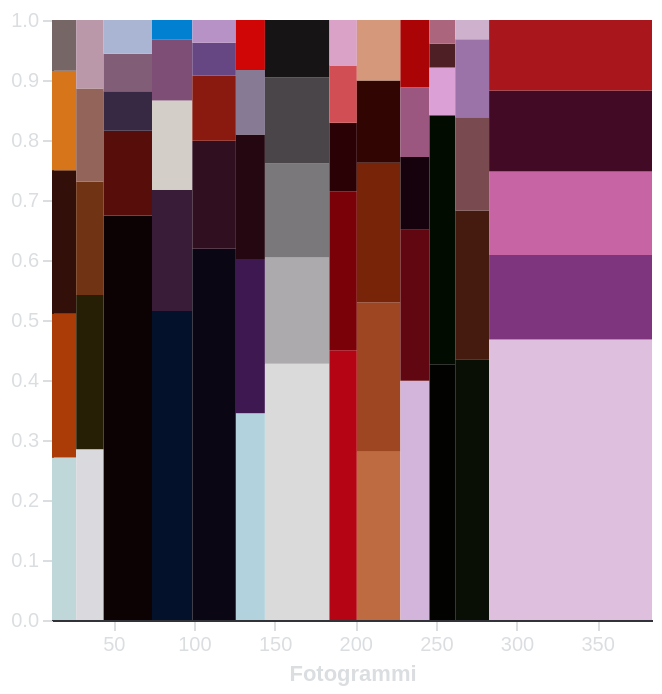

Describe this chart as a Vega-Lite specification.
### Vega-Lite specification from a JSON file in a GitHub repository (floating-point values rounded to 4 significant figures)
{"config": {"background": "transparent", "title": {"color": "#DBDEE1", "fontSize": 16}, "axis": {"domainColor": "#313338", "gridColor": "#666666", "tickColor": "#DBDEE1", "titleColor": "#DBDEE1", "labelColor": "#DBDEE1", "grid": false}, "legend": {"labelColor": "#DBDEE1", "titleColor": "#DBDEE1"}, "view": {"stroke": null}}, "data": {"name": "data-cd5f8716d1f9e86455d17294906ccb24"}, "mark": {"type": "rect", "opacity": 1, "tooltip": true}, "encoding": {"color": {"field": "hex_color", "scale": null, "type": "nominal"}, "tooltip": [{"field": "scene", "title": "Scena", "type": "quantitative"}, {"field": "hex_color", "title": "Codice colore esadecimale", "type": "nominal"}, {"field": "closest_cm_color_name", "title": "Nome del colore più vicino", "type": "nominal"}, {"field": "frequency", "title": "Frequenza", "type": "quantitative"}], "x": {"field": "start_frame", "scale": {"domainMax": 384.0, "domainMin": 12.0, "padding": 0}, "title": "Fotogrammi", "type": "quantitative"}, "x2": {"field": "end_frame"}, "y": {"field": "start_freq", "scale": {"padding": 0}, "title": null, "type": "quantitative"}, "y2": {"field": "end_freq"}}, "height": "container", "transform": [{"groupby": ["scene"], "stack": "frequency", "as": ["start_freq", "end_freq"]}], "width": "container", "$schema": "https://vega.github.io/schema/vega-lite/v5.17.0.json", "datasets": {"data-cd5f8716d1f9e86455d17294906ccb24": [{"scene": 1, "hex_color": "#bfd7d9", "closest_cm_color_name": "beau_blue", "frequency": 0.271, "start_frame": 12, "end_frame": 27}, {"scene": 1, "hex_color": "#ab3c07", "closest_cm_color_name": "windsor_tan", "frequency": 0.2396, "start_frame": 12, "end_frame": 27}, {"scene": 1, "hex_color": "#320f08", "closest_cm_color_name": "dark_chocolate", "frequency": 0.2389, "start_frame": 12, "end_frame": 27}, {"scene": 1, "hex_color": "#d7751a", "closest_cm_color_name": "ochre", "frequency": 0.166, "start_frame": 12, "end_frame": 27}, {"scene": 1, "hex_color": "#766666", "closest_cm_color_name": "dark_silver", "frequency": 0.08447, "start_frame": 12, "end_frame": 27}, {"scene": 2, "hex_color": "#dad9de", "closest_cm_color_name": "bone", "frequency": 0.2845, "start_frame": 27, "end_frame": 44}, {"scene": 2, "hex_color": "#261f05", "closest_cm_color_name": "brown_oil", "frequency": 0.2572, "start_frame": 27, "end_frame": 44}, {"scene": 2, "hex_color": "#703414", "closest_cm_color_name": "caramel", "frequency": 0.1888, "start_frame": 27, "end_frame": 44}, {"scene": 2, "hex_color": "#93645a", "closest_cm_color_name": "dirt", "frequency": 0.1554, "start_frame": 27, "end_frame": 44}, {"scene": 2, "hex_color": "#ba98aa", "closest_cm_color_name": "silver_chalice", "frequency": 0.1142, "start_frame": 27, "end_frame": 44}, {"scene": 3, "hex_color": "#0c0103", "closest_cm_color_name": "asphalt", "frequency": 0.6741, "start_frame": 44, "end_frame": 74}, {"scene": 3, "hex_color": "#570d0a", "closest_cm_color_name": "jam", "frequency": 0.1412, "start_frame": 44, "end_frame": 74}, {"scene": 3, "hex_color": "#372943", "closest_cm_color_name": "shadow", "frequency": 0.06587, "start_frame": 44, "end_frame": 74}, {"scene": 3, "hex_color": "#815d77", "closest_cm_color_name": "dove", "frequency": 0.0625, "start_frame": 44, "end_frame": 74}, {"scene": 3, "hex_color": "#aab5d4", "closest_cm_color_name": "silver", "frequency": 0.05635, "start_frame": 44, "end_frame": 74}, {"scene": 4, "hex_color": "#04112b", "closest_cm_color_name": "black_rock", "frequency": 0.5151, "start_frame": 74, "end_frame": 99}, {"scene": 4, "hex_color": "#391c38", "closest_cm_color_name": "dark_purple", "frequency": 0.2019, "start_frame": 74, "end_frame": 99}, {"scene": 4, "hex_color": "#d3cec7", "closest_cm_color_name": "pastel_gray", "frequency": 0.149, "start_frame": 74, "end_frame": 99}, {"scene": 4, "hex_color": "#7e4e77", "closest_cm_color_name": "mauve", "frequency": 0.102, "start_frame": 74, "end_frame": 99}, {"scene": 4, "hex_color": "#0180d2", "closest_cm_color_name": "cerulean", "frequency": 0.03207, "start_frame": 74, "end_frame": 99}, {"scene": 5, "hex_color": "#0a0613", "closest_cm_color_name": "black_magic", "frequency": 0.6186, "start_frame": 99, "end_frame": 126}, {"scene": 5, "hex_color": "#300f21", "closest_cm_color_name": "deep_wine", "frequency": 0.18, "start_frame": 99, "end_frame": 126}, {"scene": 5, "hex_color": "#8a1a0f", "closest_cm_color_name": "scarlet", "frequency": 0.1086, "start_frame": 99, "end_frame": 126}, {"scene": 5, "hex_color": "#674684", "closest_cm_color_name": "affair", "frequency": 0.05504, "start_frame": 99, "end_frame": 126}, {"scene": 5, "hex_color": "#b692c6", "closest_cm_color_name": "royal_periwinkle", "frequency": 0.03778, "start_frame": 99, "end_frame": 126}, {"scene": 6, "hex_color": "#b2d2dd", "closest_cm_color_name": "beau_blue", "frequency": 0.3447, "start_frame": 126, "end_frame": 144}, {"scene": 6, "hex_color": "#3d1851", "closest_cm_color_name": "indigo", "frequency": 0.2569, "start_frame": 126, "end_frame": 144}, {"scene": 6, "hex_color": "#250711", "closest_cm_color_name": "raisin", "frequency": 0.2077, "start_frame": 126, "end_frame": 144}, {"scene": 6, "hex_color": "#877a94", "closest_cm_color_name": "rocket_metallic", "frequency": 0.1073, "start_frame": 126, "end_frame": 144}, {"scene": 6, "hex_color": "#d00505", "closest_cm_color_name": "bu_scarlet", "frequency": 0.08342, "start_frame": 126, "end_frame": 144}, {"scene": 7, "hex_color": "#dbdadb", "closest_cm_color_name": "bone", "frequency": 0.4272, "start_frame": 144, "end_frame": 184}, {"scene": 7, "hex_color": "#adaaae", "closest_cm_color_name": "silver_chalice", "frequency": 0.1769, "start_frame": 144, "end_frame": 184}, {"scene": 7, "hex_color": "#7a787b", "closest_cm_color_name": "fossil", "frequency": 0.1565, "start_frame": 144, "end_frame": 184}, {"scene": 7, "hex_color": "#494549", "closest_cm_color_name": "gray_wolf", "frequency": 0.1433, "start_frame": 144, "end_frame": 184}, {"scene": 7, "hex_color": "#171416", "closest_cm_color_name": "dull_black", "frequency": 0.09601, "start_frame": 144, "end_frame": 184}, {"scene": 8, "hex_color": "#b50515", "closest_cm_color_name": "angels_red", "frequency": 0.4495, "start_frame": 184, "end_frame": 201}, {"scene": 8, "hex_color": "#7a0108", "closest_cm_color_name": "maroon", "frequency": 0.2652, "start_frame": 184, "end_frame": 201}, {"scene": 8, "hex_color": "#2a0206", "closest_cm_color_name": "raisin", "frequency": 0.1141, "start_frame": 184, "end_frame": 201}, {"scene": 8, "hex_color": "#d14f54", "closest_cm_color_name": "dark_terra_cotta", "frequency": 0.09552, "start_frame": 184, "end_frame": 201}, {"scene": 8, "hex_color": "#dba2c7", "closest_cm_color_name": "pink", "frequency": 0.07573, "start_frame": 184, "end_frame": 201}, {"scene": 9, "hex_color": "#be6b42", "closest_cm_color_name": "copper", "frequency": 0.2804, "start_frame": 201, "end_frame": 228}, {"scene": 9, "hex_color": "#9d4621", "closest_cm_color_name": "sienna", "frequency": 0.249, "start_frame": 201, "end_frame": 228}, {"scene": 9, "hex_color": "#782408", "closest_cm_color_name": "brick", "frequency": 0.2329, "start_frame": 201, "end_frame": 228}, {"scene": 9, "hex_color": "#310501", "closest_cm_color_name": "dark_chocolate", "frequency": 0.1371, "start_frame": 201, "end_frame": 228}, {"scene": 9, "hex_color": "#d5987b", "closest_cm_color_name": "antique_brass", "frequency": 0.1007, "start_frame": 201, "end_frame": 228}, {"scene": 10, "hex_color": "#d3b5db", "closest_cm_color_name": "thistle", "frequency": 0.3988, "start_frame": 228, "end_frame": 246}, {"scene": 10, "hex_color": "#610711", "closest_cm_color_name": "jam", "frequency": 0.2515, "start_frame": 228, "end_frame": 246}, {"scene": 10, "hex_color": "#16020d", "closest_cm_color_name": "vampire_black", "frequency": 0.1212, "start_frame": 228, "end_frame": 246}, {"scene": 10, "hex_color": "#9c5781", "closest_cm_color_name": "lipstick_stain", "frequency": 0.1162, "start_frame": 228, "end_frame": 246}, {"scene": 10, "hex_color": "#aa0406", "closest_cm_color_name": "49ers_red", "frequency": 0.1122, "start_frame": 228, "end_frame": 246}, {"scene": 11, "hex_color": "#020301", "closest_cm_color_name": "jade", "frequency": 0.4263, "start_frame": 246, "end_frame": 262}, {"scene": 11, "hex_color": "#010b00", "closest_cm_color_name": "obsidian", "frequency": 0.4151, "start_frame": 246, "end_frame": 262}, {"scene": 11, "hex_color": "#dba1d7", "closest_cm_color_name": "pink", "frequency": 0.07936, "start_frame": 246, "end_frame": 262}, {"scene": 11, "hex_color": "#4e2026", "closest_cm_color_name": "merlot", "frequency": 0.03979, "start_frame": 246, "end_frame": 262}, {"scene": 11, "hex_color": "#ab667e", "closest_cm_color_name": "beaver", "frequency": 0.03944, "start_frame": 246, "end_frame": 262}, {"scene": 12, "hex_color": "#0a0f06", "closest_cm_color_name": "metal", "frequency": 0.4345, "start_frame": 262, "end_frame": 283}, {"scene": 12, "hex_color": "#451a0f", "closest_cm_color_name": "pecan", "frequency": 0.2479, "start_frame": 262, "end_frame": 283}, {"scene": 12, "hex_color": "#794a50", "closest_cm_color_name": "deep_coffee", "frequency": 0.1556, "start_frame": 262, "end_frame": 283}, {"scene": 12, "hex_color": "#9c73a9", "closest_cm_color_name": "heather", "frequency": 0.1299, "start_frame": 262, "end_frame": 283}, {"scene": 12, "hex_color": "#ceb1cd", "closest_cm_color_name": "thistle", "frequency": 0.03218, "start_frame": 262, "end_frame": 283}, {"scene": 13, "hex_color": "#dec0de", "closest_cm_color_name": "thistle", "frequency": 0.4675, "start_frame": 283, "end_frame": 384}, {"scene": 13, "hex_color": "#7e357d", "closest_cm_color_name": "eminence", "frequency": 0.1408, "start_frame": 283, "end_frame": 384}, {"scene": 13, "hex_color": "#c765a4", "closest_cm_color_name": "deep_lilac", "frequency": 0.1393, "start_frame": 283, "end_frame": 384}, {"scene": 13, "hex_color": "#420a25", "closest_cm_color_name": "sangria_purple", "frequency": 0.1348, "start_frame": 283, "end_frame": 384}, {"scene": 13, "hex_color": "#a9161c", "closest_cm_color_name": "apple", "frequency": 0.1177, "start_frame": 283, "end_frame": 384}]}}
